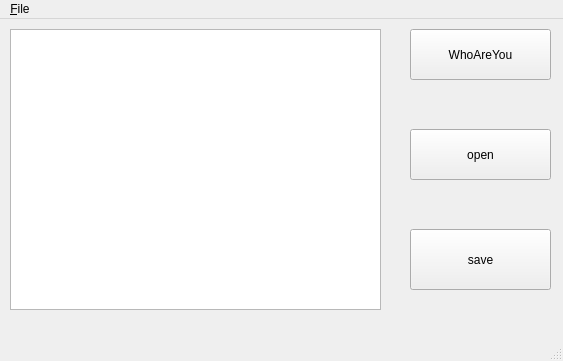
<?xml version="1.0" encoding="UTF-8"?>
<ui version="4.0">
 <class>MainWindow</class>
 <widget class="QMainWindow" name="MainWindow">
  <property name="geometry">
   <rect>
    <x>0</x>
    <y>0</y>
    <width>563</width>
    <height>361</height>
   </rect>
  </property>
  <property name="windowTitle">
   <string>메모장 월드</string>
  </property>
  <widget class="QWidget" name="centralwidget">
   <widget class="QPushButton" name="pushButton">
    <property name="geometry">
     <rect>
      <x>410</x>
      <y>110</y>
      <width>141</width>
      <height>51</height>
     </rect>
    </property>
    <property name="text">
     <string>open</string>
    </property>
   </widget>
   <widget class="QPushButton" name="pushButton_2">
    <property name="geometry">
     <rect>
      <x>410</x>
      <y>210</y>
      <width>141</width>
      <height>61</height>
     </rect>
    </property>
    <property name="text">
     <string>save</string>
    </property>
   </widget>
   <widget class="QPlainTextEdit" name="Editor">
    <property name="geometry">
     <rect>
      <x>10</x>
      <y>10</y>
      <width>371</width>
      <height>281</height>
     </rect>
    </property>
   </widget>
   <widget class="QPushButton" name="pushButton_3">
    <property name="geometry">
     <rect>
      <x>410</x>
      <y>10</y>
      <width>141</width>
      <height>51</height>
     </rect>
    </property>
    <property name="text">
     <string>WhoAreYou</string>
    </property>
   </widget>
  </widget>
  <widget class="QMenuBar" name="menubar">
   <property name="geometry">
    <rect>
     <x>0</x>
     <y>0</y>
     <width>563</width>
     <height>28</height>
    </rect>
   </property>
   <widget class="QMenu" name="menu_File">
    <property name="title">
     <string>&amp;File</string>
    </property>
    <addaction name="action_Open"/>
    <addaction name="action_Save"/>
    <addaction name="action_Exit"/>
   </widget>
   <addaction name="menu_File"/>
  </widget>
  <widget class="QStatusBar" name="statusbar"/>
  <action name="action_Open">
   <property name="text">
    <string>&amp;Open</string>
   </property>
  </action>
  <action name="action_Save">
   <property name="text">
    <string>&amp;Save</string>
   </property>
  </action>
  <action name="action_Exit">
   <property name="text">
    <string>&amp;Exit</string>
   </property>
  </action>
 </widget>
 <resources/>
 <connections>
  <connection>
   <sender>action_Open</sender>
   <signal>triggered()</signal>
   <receiver>MainWindow</receiver>
   <slot>openWorld()</slot>
   <hints>
    <hint type="sourcelabel">
     <x>-1</x>
     <y>-1</y>
    </hint>
    <hint type="destinationlabel">
     <x>281</x>
     <y>180</y>
    </hint>
   </hints>
  </connection>
  <connection>
   <sender>action_Exit</sender>
   <signal>triggered()</signal>
   <receiver>MainWindow</receiver>
   <slot>closeWorld()</slot>
   <hints>
    <hint type="sourcelabel">
     <x>-1</x>
     <y>-1</y>
    </hint>
    <hint type="destinationlabel">
     <x>281</x>
     <y>180</y>
    </hint>
   </hints>
  </connection>
  <connection>
   <sender>action_Save</sender>
   <signal>triggered()</signal>
   <receiver>MainWindow</receiver>
   <slot>saveWorld()</slot>
   <hints>
    <hint type="sourcelabel">
     <x>-1</x>
     <y>-1</y>
    </hint>
    <hint type="destinationlabel">
     <x>281</x>
     <y>180</y>
    </hint>
   </hints>
  </connection>
  <connection>
   <sender>pushButton_2</sender>
   <signal>clicked()</signal>
   <receiver>MainWindow</receiver>
   <slot>saveWorld()</slot>
   <hints>
    <hint type="sourcelabel">
     <x>441</x>
     <y>275</y>
    </hint>
    <hint type="destinationlabel">
     <x>398</x>
     <y>279</y>
    </hint>
   </hints>
  </connection>
  <connection>
   <sender>pushButton</sender>
   <signal>clicked()</signal>
   <receiver>MainWindow</receiver>
   <slot>openWorld()</slot>
   <hints>
    <hint type="sourcelabel">
     <x>461</x>
     <y>171</y>
    </hint>
    <hint type="destinationlabel">
     <x>397</x>
     <y>165</y>
    </hint>
   </hints>
  </connection>
  <connection>
   <sender>pushButton_3</sender>
   <signal>clicked()</signal>
   <receiver>MainWindow</receiver>
   <slot>whoWorld()</slot>
   <hints>
    <hint type="sourcelabel">
     <x>477</x>
     <y>61</y>
    </hint>
    <hint type="destinationlabel">
     <x>390</x>
     <y>49</y>
    </hint>
   </hints>
  </connection>
 </connections>
 <slots>
  <slot>openWorld()</slot>
  <slot>closeWorld()</slot>
  <slot>saveWorld()</slot>
  <slot>whoWorld()</slot>
 </slots>
</ui>
